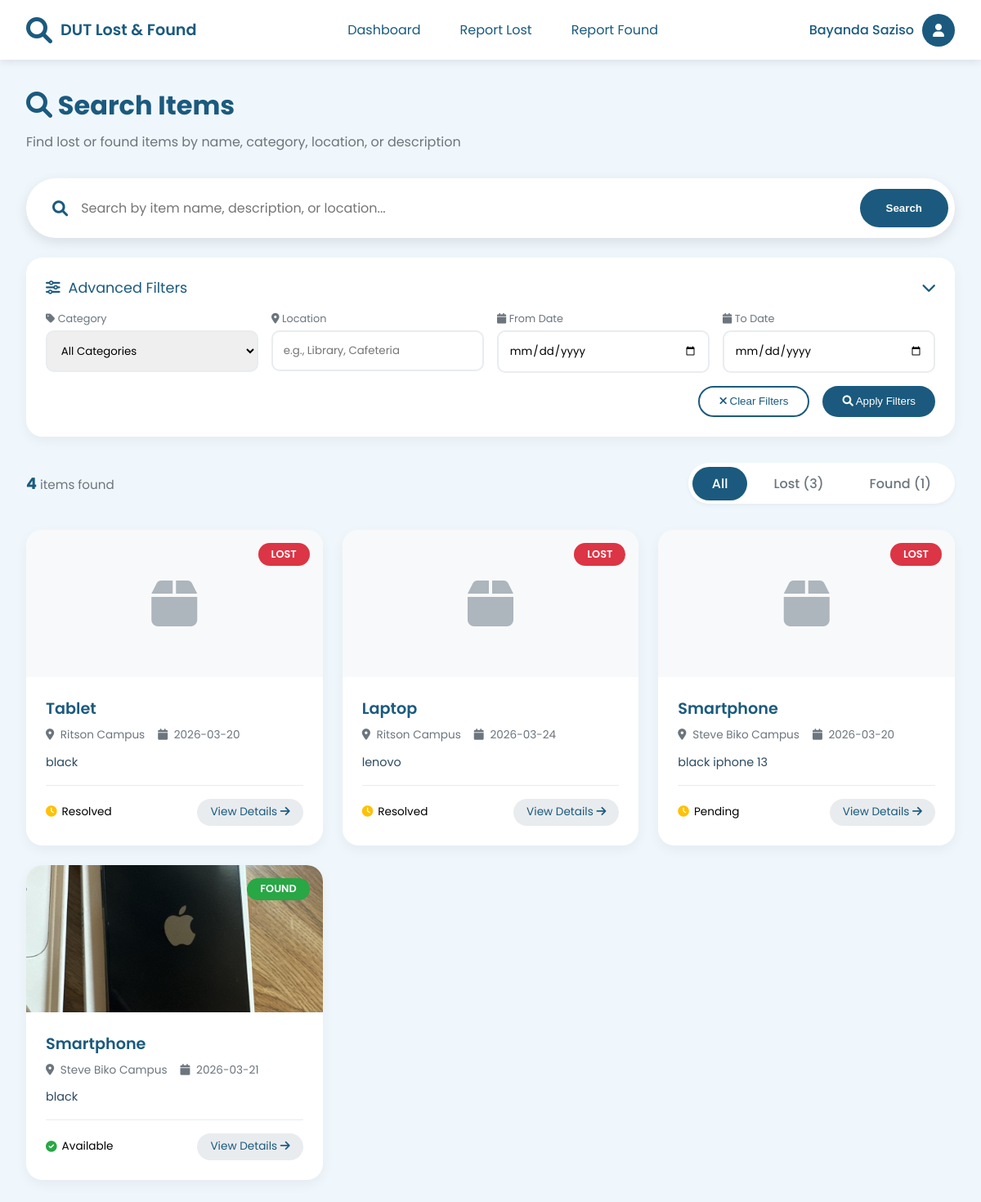
Page /search (signed in) on the committed database.
### tables this page shows
CREATE TABLE lost_items
                 (id INTEGER PRIMARY KEY AUTOINCREMENT,
                  user_id INTEGER,
                  item_name TEXT NOT NULL,
                  category TEXT NOT NULL,
                  description TEXT NOT NULL,
                  date_lost DATE NOT NULL,
                  location TEXT NOT NULL,
                  latitude REAL,
                  longitude REAL,
                  contact_name TEXT NOT NULL,
                  contact_email TEXT NOT NULL,
                  contact_phone TEXT,
                  reward_offered BOOLEAN DEFAULT 0,
                  image_path TEXT,
                  status TEXT DEFAULT 'pending',
                  resolved_at TIMESTAMP,
                  resolved_by INTEGER,
                  created_at TIMESTAMP DEFAULT CURRENT_TIMESTAMP, pickup_preference TEXT DEFAULT 'storeroom',
                  FOREIGN KEY (user_id) REFERENCES users(id),
                  FOREIGN KEY (resolved_by) REFERENCES users(id));

CREATE TABLE found_items
                 (id INTEGER PRIMARY KEY AUTOINCREMENT,
                  user_id INTEGER,
                  item_name TEXT NOT NULL,
                  category TEXT NOT NULL,
                  description TEXT NOT NULL,
                  date_found DATE NOT NULL,
                  location TEXT NOT NULL,
                  latitude REAL,
                  longitude REAL,
                  contact_name TEXT NOT NULL,
                  contact_email TEXT NOT NULL,
                  contact_phone TEXT,
                  image_path TEXT,
                  status TEXT DEFAULT 'available',
                  resolved_at TIMESTAMP,
                  resolved_by INTEGER,
                  created_at TIMESTAMP DEFAULT CURRENT_TIMESTAMP, reward_offered BOOLEAN DEFAULT 0,
                  FOREIGN KEY (user_id) REFERENCES users(id),
                  FOREIGN KEY (resolved_by) REFERENCES users(id));

### app.py (the view)
@app.route('/search')
def search():
    if 'user' not in session:
        flash("Please login to search items", "warning")
        return redirect(url_for('login'))
    query = request.args.get('q', '').strip()
    category = request.args.get('category', '')
    item_type = request.args.get('type', 'all')
    conn = get_db()
    lost_items = []
    found_items = []
    if item_type in ['all', 'lost']:
        lost_items = conn.execute('''SELECT *, 'lost' as type FROM lost_items
                                      WHERE (item_name LIKE ? OR description LIKE ?)
                                      AND category LIKE ?
                                      ORDER BY created_at DESC''',
                                  (f'%{query}%', f'%{query}%', f'%{category}%')).fetchall()
    if item_type in ['all', 'found']:
        found_items = conn.execute('''SELECT *, 'found' as type FROM found_items
                                       WHERE status = 'available'
                                       AND (item_name LIKE ? OR description LIKE ?)
                                       AND category LIKE ?
                                       ORDER BY created_at DESC''',
                                   (f'%{query}%', f'%{query}%', f'%{category}%')).fetchall()
    conn.close()
    return render_template('search_results.html',
                         user=session['user'],
                         query=query,
                         category=category,
                         item_type=item_type,
                         lost_items=[dict(li) for li in lost_items],
                         found_items=[dict(fi) for fi in found_items])

### app.py (called while the page is built)
def get_db():
    conn = sqlite3.connect('lost_and_found.db')
    conn.row_factory = sqlite3.Row
    return conn

### templates/search_results.html (shortened to what this page needs)
<!DOCTYPE html>
<html lang="en">
<head>
    <link rel="stylesheet" href="https://cdnjs.cloudflare.com/ajax/libs/font-awesome/6.0.0-beta3/css/all.min.css">
</head>
<body>
    <nav class="navbar">
        <div class="logo">
            <i class="fas fa-search"></i>
            <span>DUT Lost & Found</span>
        </div>
        <div class="nav-links">
            <a href="/dashboard" class="nav-link">Dashboard</a>
            <a href="/report-lost" class="nav-link">Report Lost</a>
            <a href="/report-found" class="nav-link">Report Found</a>
        </div>
        <div class="user-info">
            <span class="user-name">{{ user.full_name }}</span>
            <div class="avatar">
                <i class="fas fa-user"></i>
            </div>
        </div>
    </nav>
    <div class="container">
        <div class="search-header">
            <h1><i class="fas fa-search"></i> Search Items</h1>
            <p>Find lost or found items by name, category, location, or description</p>
        </div>
        <form method="GET" action="/search" id="searchForm">
            <div class="search-box">
                <i class="fas fa-search"></i>
                <input type="text" name="q" placeholder="Search by item name, description, or location..." value="{{ query }}" autofocus>
                <button type="submit">Search</button>
            </div>
            <div class="filters-section">
                <div class="filters-title" onclick="toggleFilters()" style="cursor: pointer;">
                    <i class="fas fa-sliders-h"></i>
                    <span>Advanced Filters</span>
                    <i class="fas fa-chevron-down" id="filterIcon" style="margin-left: auto;"></i>
                </div>
                <div id="filtersContent" style="display: block;">
                    <div class="filters-grid">
                        <div class="filter-group">
                            <label><i class="fas fa-tag"></i> Category</label>
                            <select name="category">
                                <option value="">All Categories</option>
                            </select>
                        </div>
                        <div class="filter-group">
                            <label><i class="fas fa-map-marker-alt"></i> Location</label>
                            <input type="text" name="location" placeholder="e.g., Library, Cafeteria" value="{{ location }}">
                        </div>
                        <div class="filter-group">
                            <label><i class="fas fa-calendar"></i> From Date</label>
                            <input type="date" name="date_from" value="{{ date_from }}">
                        </div>
                        <div class="filter-group">
                            <label><i class="fas fa-calendar"></i> To Date</label>
                            <input type="date" name="date_to" value="{{ date_to }}">
                        </div>
                    </div>
                    <div class="filter-actions">
                        <button type="button" class="btn-sm btn-outline" onclick="clearFilters()">
                            <i class="fas fa-times"></i> Clear Filters
                        </button>
                        <button type="submit" class="btn-sm btn-primary">
                            <i class="fas fa-search"></i> Apply Filters
                        </button>
                    </div>
                </div>
            </div>
        </form>
        <div class="results-header">
            <div class="results-count">
                <strong>{{ lost_items|length + found_items|length }}</strong> items found
            </div>
            <div class="type-tabs">
                <a href="?{% if query %}q={{ query }}&{% endif %}type=all" class="type-tab {% if item_type == 'all' or not item_type %}active{% endif %}">All</a>
                <a href="?{% if query %}q={{ query }}&{% endif %}type=lost" class="type-tab {% if item_type == 'lost' %}active{% endif %}">Lost ({{ lost_items|length }})</a>
                <a href="?{% if query %}q={{ query }}&{% endif %}type=found" class="type-tab {% if item_type == 'found' %}active{% endif %}">Found ({{ found_items|length }})</a>
            </div>
        </div>
        <div class="items-grid">
            {% for item in lost_items %}
            <div class="item-card" onclick="window.location.href='/item/lost/{{ item.id }}'">
                <div class="item-image">
                    {% if item.image_path %}
                        <img src="{{ url_for('static', filename=item.image_path) }}" alt="{{ item.item_name }}">
                    {% else %}
                        <i class="fas fa-box placeholder-icon"></i>
                    {% endif %}
                    <span class="item-badge badge-lost">LOST</span>
                </div>
                <div class="item-content">
                    <div class="item-title">{{ item.item_name }}</div>
                    <div class="item-meta">
                        <span><i class="fas fa-map-marker-alt"></i> {{ item.location }}</span>
                        <span><i class="fas fa-calendar"></i> {{ item.date_lost }}</span>
                    </div>
                    <div class="item-description">
                        {{ item.description }}
                    </div>
                    <div class="item-footer">
                        <div class="item-status">
                            <i class="fas fa-clock" style="color: #ffc107;"></i>
                            <span>{{ item.status|capitalize }}</span>
                        </div>
                        <span class="btn-view">View Details <i class="fas fa-arrow-right"></i></span>
                    </div>
                </div>
            </div>
            {% endfor %}
            {% for item in found_items %}
            <div class="item-card" onclick="window.location.href='/item/found/{{ item.id }}'">
                <div class="item-image">
                    {% if item.image_path %}
                        <img src="{{ url_for('static', filename=item.image_path) }}" alt="{{ item.item_name }}">
                    {% else %}
                        <i class="fas fa-box placeholder-icon"></i>
                    {% endif %}
                    <span class="item-badge badge-found">FOUND</span>
                </div>
                <div class="item-content">
                    <div class="item-title">{{ item.item_name }}</div>
                    <div class="item-meta">
                        <span><i class="fas fa-map-marker-alt"></i> {{ item.location }}</span>
                        <span><i class="fas fa-calendar"></i> {{ item.date_found }}</span>
                    </div>
                    <div class="item-description">
                        {{ item.description }}
                    </div>
                    <div class="item-footer">
                        <div class="item-status">
                            <i class="fas fa-check-circle" style="color: #28a745;"></i>
                            <span>{{ item.status|capitalize }}</span>
                        </div>
                        <span class="btn-view">View Details <i class="fas fa-arrow-right"></i></span>
                    </div>
                </div>
            </div>
            {% endfor %}
        </div>
    </div>
</body>
</html>

### rows in the picture
lost_items: item_name "Tablet", location "Ritson Campus", date_lost "2026-03-20", description "black", status "Resolved"
lost_items: item_name "Laptop", location "Ritson Campus", date_lost "2026-03-24", description "lenovo", status "Resolved"
lost_items: item_name "Smartphone", location "Steve Biko Campus", date_lost "2026-03-20", description "black iphone 13", status "Pending"
found_items: image_path (picture), item_name "Smartphone", location "Steve Biko Campus", date_found "2026-03-21", description "black", status "Available"

### other values in the picture
{{ user.full_name }} "Bayanda Saziso"
{{ lost_items|length + found_items|length }} "4"
{{ lost_items|length }} "3"
{{ found_items|length }} "1"
